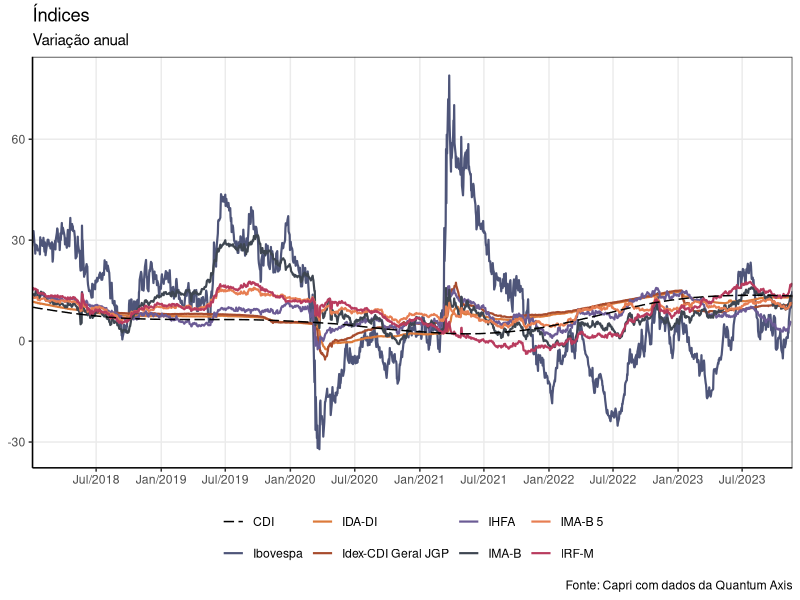

Reproduce this figure in R. (Note: this script raises an error after producing the figure.)

# Carregando pacotes ------------------------------------------------------

library(tidyverse)

# Setup -------------------------------------------------------------------

rm(list = ls())

Sys.setenv("LANGUAGE" = "Pt")
Sys.setlocale("LC_ALL", "Portuguese")

# Coleta de dados ---------------------------------------------------------

df <- read.csv("index.csv", header = TRUE, sep = ";", dec = ",", check.names = FALSE) |>
  `colnames<-`(c("Nome do Ativo",
                 "Data",
                 "Cota")) |>
  as_tibble() |>
  mutate(Data = as.Date(Data, format = "%d/%m/%Y"))

# Classe
class(df)

# Estrutura
str(df)

# Tratamento de dados -----------------------------------------------------
data <- df |>
  group_by(`Nome do Ativo`) |>
  mutate(var_12M = round(((Cota / lag(Cota,252)) - 1)*100,2)) |>
  mutate(var_ano = round(((Cota / Cota[which(Data == "2023-01-02")]) - 1)*100,2)) |>
  mutate(var_mes = round(((Cota / Cota[which(Data == "2023-10-31")]) - 1)*100,2))

write.csv2(data, "desempenho_indices.csv")

# Visualização de dados ---------------------------------------------------

## Variação anual -------------------------------------------------------

data |> 
  filter(Data >= "2018-01-01") |>
  ggplot() +
  geom_line(data = . %>% filter(`Nome do Ativo` != "CDI"), 
            aes(Data, var_12M, colour = `Nome do Ativo`), size = .75) +
  geom_line(data = . %>% filter(`Nome do Ativo` == "CDI"), 
            aes(Data, var_12M, colour = "CDI"), size = .5, linetype = "longdash") +
  theme_bw() + theme(panel.grid.minor = element_blank(), 
                     axis.line = element_line(colour = "black"),
                     legend.position = "bottom", 
                     legend.title = element_blank(), 
                     axis.title = element_blank(), 
                     strip.background = element_blank()) + 
  scale_x_date(expand = c(0,0), date_labels = "%b/%Y", breaks = "6 months",) +
  scale_colour_manual(values = c("black",
                                 "#4e5579",
                                 "#dc7a3a",
                                 "#a74b2d",
                                 "#6b5b95",
                                 "#3e4651",
                                 "#e77e52",
                                 "#b83b5e",
                                 "#4eadde")) + 
  labs(title = "Índices", 
       subtitle = "Variação anual",
       caption = "Fonte: Capri com dados da Quantum Axis")

ggsave("variacao anual.png", width = 21, height = 11.900, units = "in", dpi = 800, path = paste(getwd(),
                                                                                                "/Gráficos/Índices",
                                                                                                sep = ""))

## Variação anual acumulada  -------------------------------------------------------

data |> 
  filter(Data >= "2023-01-01") |>
  ggplot() +
  geom_line(data = . %>% filter(`Nome do Ativo` != "CDI"), 
            aes(Data, var_ano, colour = `Nome do Ativo`), size = .75) +
  geom_line(data = . %>% filter(`Nome do Ativo` == "CDI"), 
            aes(Data, var_ano, colour = "CDI"), size = .5, linetype = "longdash") +
  theme_bw() + theme(panel.grid.minor = element_blank(), 
                     axis.line = element_line(colour = "black"),
                     legend.position = "bottom", 
                     legend.title = element_blank(), 
                     axis.title = element_blank(), 
                     strip.background = element_blank()) + 
  scale_x_date(expand = c(0,0), date_labels = "%b", breaks = "1 months",) +
  scale_colour_manual(values = c("black",
                                 "#4e5579",
                                 "#dc7a3a",
                                 "#a74b2d",
                                 "#6b5b95",
                                 "#3e4651",
                                 "#e77e52",
                                 "#b83b5e",
                                 "#4eadde")) + 
  labs(title = "Índices",
       subtitle = "Variação acumulada no ano", 
       caption = "Fonte: Capri com dados da Quantum Axis")

ggsave("variacao anual acumulada.png", width = 21, height = 11.900, units = "in", dpi = 800, path = paste(getwd(),
                                                                                                          "/Gráficos/Índices",
                                                                                                          sep = ""))

## Variação mensal acumulada  -------------------------------------------------------

data |> 
  filter(Data >= "2023-10-31") |>
  ggplot() +
  geom_line(data = . %>% filter(`Nome do Ativo` != "CDI"), 
            aes(Data, var_mes, colour = `Nome do Ativo`), size = .75) +
  geom_line(data = . %>% filter(`Nome do Ativo` == "CDI"), 
            aes(Data, var_mes, colour = "CDI"), size = .5, linetype = "longdash") +
  theme_bw() + theme(panel.grid.minor = element_blank(), 
                     axis.line = element_line(colour = "black"),
                     legend.position = "bottom", 
                     legend.title = element_blank(), 
                     axis.title = element_blank(), 
                     strip.background = element_blank()) + 
  scale_x_date(expand = c(0,0), date_labels = "%d", breaks = "1 day",) +
  scale_colour_manual(values = c("black",
                                 "#4e5579",
                                 "#dc7a3a",
                                 "#a74b2d",
                                 "#6b5b95",
                                 "#3e4651",
                                 "#e77e52",
                                 "#b83b5e",
                                 "#4eadde")) +  
  labs(title = "Índices",
       subtitle = "Variação acumulada no mês", 
       caption = "Fonte: Capri com dados da Quantum Axis")

ggsave("variacao mensal acumulada.png", width = 21, height = 11.900, units = "in", dpi = 800, path = paste(getwd(),
                                                                                                           "/Gráficos/Índices",
                                                                                                           sep = ""))
